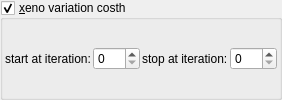
    <widget class="MyGroupBox" name="groupCheck_transf_function_enabledX_false">
     <property name="title">
      <string>&amp;xeno variation costh</string>
     </property>
     <property name="checkable">
      <bool>true</bool>
     </property>
     <layout class="QVBoxLayout" name="verticalLayout_16" stretch="0">
      <property name="spacing">
       <number>2</number>
      </property>
      <property name="leftMargin">
       <number>2</number>
      </property>
      <property name="topMargin">
       <number>2</number>
      </property>
      <property name="rightMargin">
       <number>2</number>
      </property>
      <property name="bottomMargin">
       <number>2</number>
      </property>
      <item>
       <layout class="QHBoxLayout" name="horizontalLayout_17" stretch="0,1,0,1">
        <item>
         <widget class="QLabel" name="label_98">
          <property name="text">
           <string>start at iteration:</string>
          </property>
         </widget>
        </item>
        <item>
         <widget class="MySpinBox" name="spinboxInt_transf_start_iterations_X">
          <property name="sizePolicy">
           <sizepolicy hsizetype="Minimum" vsizetype="Maximum">
            <horstretch>0</horstretch>
            <verstretch>0</verstretch>
           </sizepolicy>
          </property>
          <property name="minimum">
           <number>0</number>
          </property>
          <property name="maximum">
           <number>999</number>
          </property>
          <property name="value">
           <number>0</number>
          </property>
         </widget>
        </item>
        <item>
         <widget class="QLabel" name="label_70">
          <property name="text">
           <string>stop at iteration:</string>
          </property>
         </widget>
        </item>
        <item>
         <widget class="MySpinBox" name="spinboxInt_transf_stop_iterations_X">
          <property name="sizePolicy">
           <sizepolicy hsizetype="Preferred" vsizetype="Maximum">
            <horstretch>0</horstretch>
            <verstretch>0</verstretch>
           </sizepolicy>
          </property>
          <property name="maximum">
           <number>999</number>
          </property>
         </widget>
        </item>
       </layout>
      </item>
     </layout>
    </widget>
